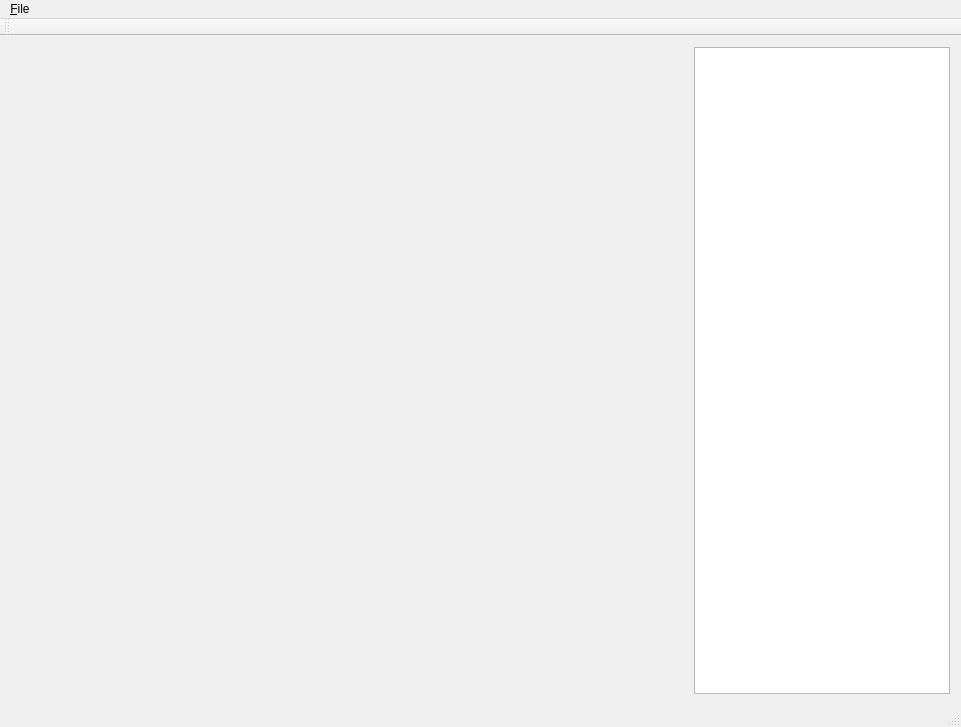
<?xml version="1.0" encoding="UTF-8"?>
<ui version="4.0">
 <class>MainWindow</class>
 <widget class="QMainWindow" name="MainWindow">
  <property name="geometry">
   <rect>
    <x>0</x>
    <y>0</y>
    <width>961</width>
    <height>727</height>
   </rect>
  </property>
  <property name="windowTitle">
   <string>SCAD - Simple CAD for humans</string>
  </property>
  <widget class="QWidget" name="centralWidget">
   <property name="sizePolicy">
    <sizepolicy hsizetype="Preferred" vsizetype="Preferred">
     <horstretch>0</horstretch>
     <verstretch>0</verstretch>
    </sizepolicy>
   </property>
   <property name="autoFillBackground">
    <bool>true</bool>
   </property>
   <layout class="QHBoxLayout" name="horizontalLayout_2">
    <item>
     <layout class="QHBoxLayout" name="horizontalLayout">
      <item>
       <widget class="Canvas" name="widget" native="true"/>
      </item>
      <item>
       <spacer name="horizontalSpacer">
        <property name="orientation">
         <enum>Qt::Horizontal</enum>
        </property>
        <property name="sizeType">
         <enum>QSizePolicy::Fixed</enum>
        </property>
        <property name="sizeHint" stdset="0">
         <size>
          <width>20</width>
          <height>20</height>
         </size>
        </property>
       </spacer>
      </item>
      <item>
       <widget class="QTreeView" name="treeView">
        <property name="sizePolicy">
         <sizepolicy hsizetype="Fixed" vsizetype="Expanding">
          <horstretch>0</horstretch>
          <verstretch>0</verstretch>
         </sizepolicy>
        </property>
       </widget>
      </item>
     </layout>
    </item>
   </layout>
  </widget>
  <widget class="QMenuBar" name="menuBar">
   <property name="geometry">
    <rect>
     <x>0</x>
     <y>0</y>
     <width>961</width>
     <height>25</height>
    </rect>
   </property>
   <widget class="QMenu" name="menu_File">
    <property name="title">
     <string>&amp;File</string>
    </property>
    <addaction name="action_New"/>
    <addaction name="action_Open"/>
    <addaction name="action_Save"/>
    <addaction name="action_Save_As"/>
    <addaction name="separator"/>
    <addaction name="action_Quit"/>
   </widget>
   <addaction name="menu_File"/>
  </widget>
  <widget class="QToolBar" name="mainToolBar">
   <attribute name="toolBarArea">
    <enum>TopToolBarArea</enum>
   </attribute>
   <attribute name="toolBarBreak">
    <bool>false</bool>
   </attribute>
  </widget>
  <widget class="QStatusBar" name="statusBar"/>
  <action name="action_New">
   <property name="text">
    <string>&amp;New</string>
   </property>
   <property name="shortcut">
    <string>Ctrl+N</string>
   </property>
  </action>
  <action name="action_Open">
   <property name="text">
    <string>&amp;Open</string>
   </property>
   <property name="shortcut">
    <string>Ctrl+O</string>
   </property>
  </action>
  <action name="action_Save">
   <property name="text">
    <string>&amp;Save</string>
   </property>
   <property name="shortcut">
    <string>Ctrl+S</string>
   </property>
  </action>
  <action name="action_Save_As">
   <property name="text">
    <string>&amp;Save As</string>
   </property>
   <property name="shortcut">
    <string>Ctrl+Shift+S</string>
   </property>
  </action>
  <action name="action_Quit">
   <property name="text">
    <string>&amp;Quit</string>
   </property>
   <property name="shortcut">
    <string>Ctrl+Q</string>
   </property>
  </action>
 </widget>
 <layoutdefault spacing="6" margin="11"/>
 <customwidgets>
  <customwidget>
   <class>Canvas</class>
   <extends>QWidget</extends>
   <header>canvas.h</header>
   <container>1</container>
  </customwidget>
 </customwidgets>
 <resources/>
 <connections/>
</ui>
